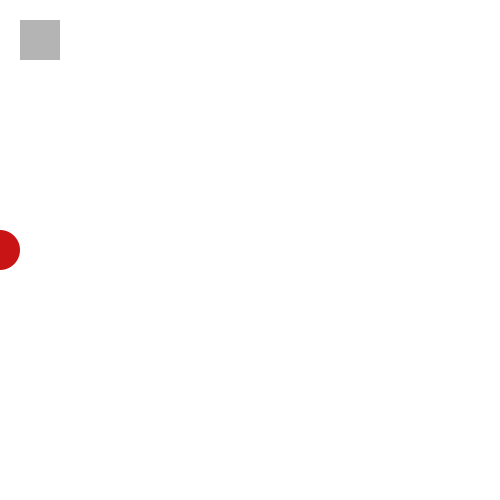
Frame 1 (no input)
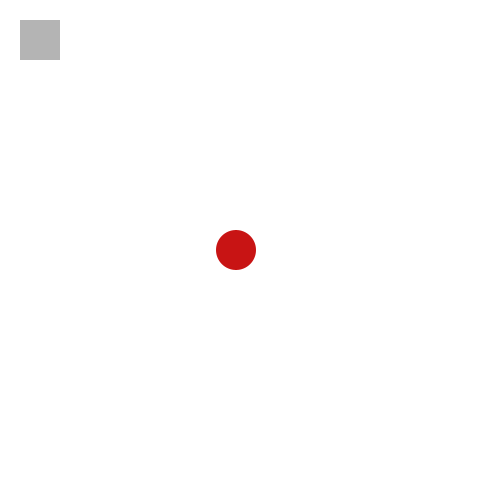
Frame 60 (the mouse pressed at the canvas centre just before this capture)
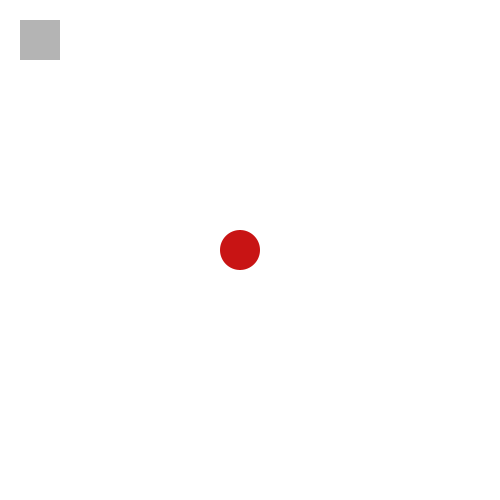
Frame 120 (the mouse held since frame 60 and released just before this capture)

The Processing sketch that drew these frames (run headless with seeded random() and noise(); from frame 60 on, the mouse is pressed at the canvas centre):

// Processing sketch: primero
// ── primero.pde
int a, incre;

void setup() {
  size(500, 500);
  a = 0;
  incre = 4;
}

void draw(){
  
  background(255);
  
  fill(200, 20, 20);
  noStroke();
  ellipse(a, 250, 40, 40);
  
  a = a + incre;
  
  if(a > 500){
    a = 0;
  }
  
  fill(180);
  rect(20, 20, 40, 40);
  
}

void mousePressed(){
  
  println(mouseX);
  
  if(mouseX > 20 && mouseX < 61 && mouseY > 20 && mouseY < 61){
    incre = int(random(20));
  } else {
    
    incre = 0;
    
  }
  
  
  println(incre);
  
}
